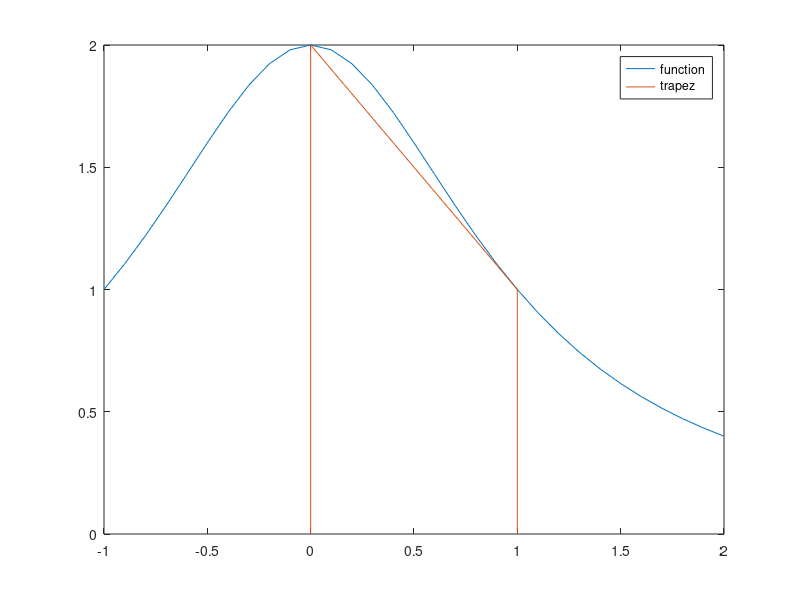

Source code (MATLAB):
%ex1
a = 0;
b = 1;
points = -1:0.1:2;
n = length(points);
f= @(x) 2./(1+x.^2);
trapez = (b-a)/2 *(f(a)+f(b))
simpson = ((b-a)/6).*(f(a)+f(b)+4.*f((a+b)/2))

xnodes=[0,0,1,1];
ynodes = [0,f(0),f(1),0];

plot(points,f(points));
hold on;
plot(xnodes,ynodes);

legend('function','trapez');

%ex2
a=1.4;
b=2;
c=1;
d=1.5;
f= @(x, y) log(x+2.*y);
doubleTrapez = (((b-a)*(d-c))/16)*(f(a,c)+f(a,d)+f(b,c)+f(b,d)+2*f((a+b)/2,c)+2*f((a+b)/2,d)+2*f(a,(c+d)/2)+2*f(b,(c+d)/2)+4*f((a+b)/2,(c+d)/2));

%ex3
r=110;
p=75;
f =@(x)(1-((p/r).^2).*sin(x)).^(1/2);
a=0;
b=2*pi;
n=10;
pas=(b-a)/n;
xk=a+pas:pas:b-pas;


repeatedTrapez = ((b-a)/(2*n)).*(f(a)+f(b)+2.*sum(f(xk)));
h=((60*r)/(r^2-p^2))*repeatedTrapez

%ex4
f=@(x)x.*log(x);
a=1;
b=2;
n=10;%precizia 10 -3 calculat pe hartie
pas=(b-a)/n;
xk=a+pas:pas:b-pas;

repeatedTrapez = ((b-a)/(2*n)).*(f(a)+f(b)+2.*sum(f(xk)))

%ex5
f =@(x) 1./(4+sin(20.*x));
n=30;
a=0;
b=pi;
pas=(b-a)/n;
xk=a+pas:pas:b-pas;
xk1=a:pas:b-pas;
xk2=a+pas:pas:b;
simpsonRepeated=((b-a)./(6.*n)).*(f(a)+f(b)+4.*sum(f((xk1+xk2)/2))+2.*sum(f(xk)))

%ex6
n=10;
f= @(t) exp(-1.*(t.^2));
x=0.5;
a=0;
b=x;

pas=(b-a)/n;
xk=a+pas:pas:b-pas;
xk1=a:pas:b-pas;
xk2=a+pas:pas:b;

simpsonRepeated=((b-a)./(6.*n)).*(f(a)+f(b)+4.*sum(f((xk1+xk2)/2))+2.*sum(f(xk)))
erf=(2/sqrt(pi)).*simpsonRepeated

